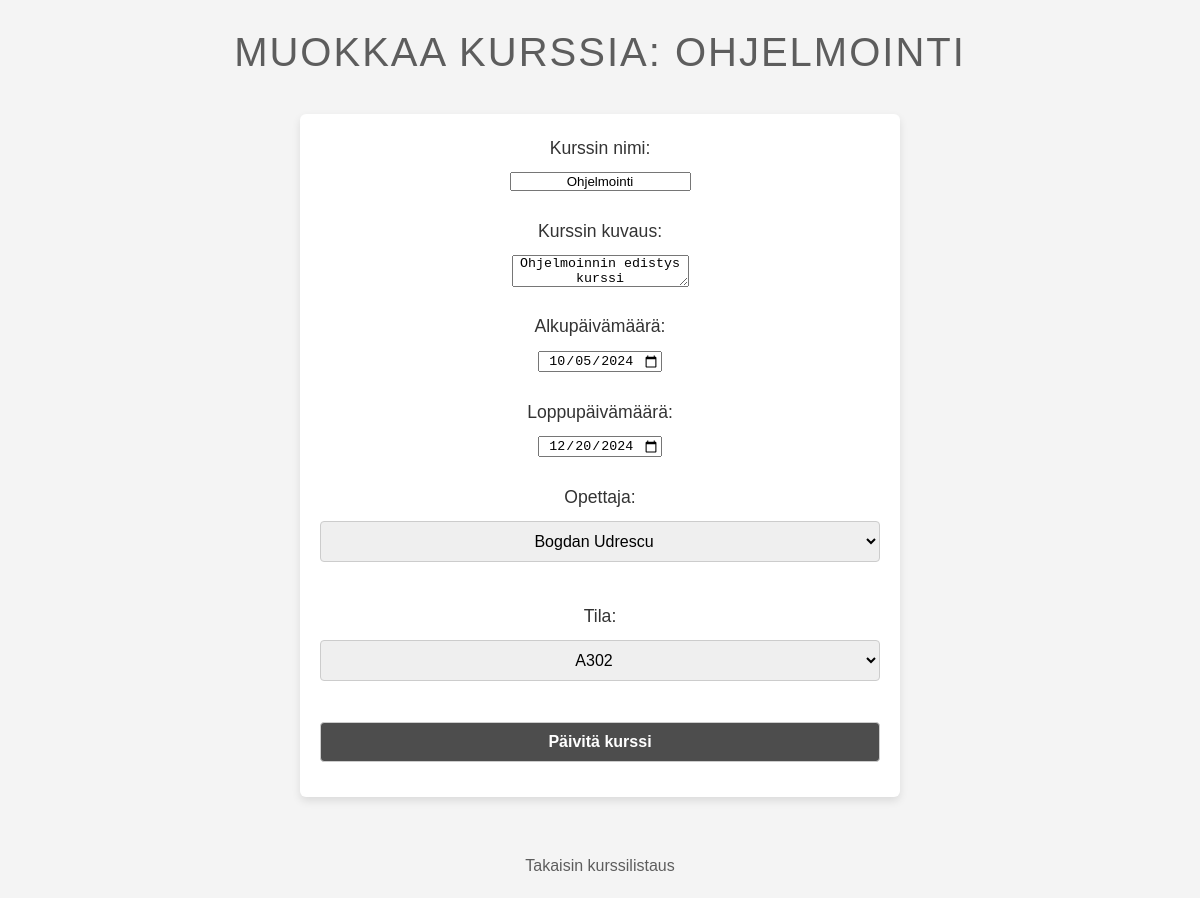
Page /edit_kurssi.php?id=4 on the committed database.
### tables this page shows
CREATE TABLE `kurssit` (
  `tunnus` int(11) NOT NULL,
  `nimi` varchar(100) NOT NULL,
  `kuvaus` text DEFAULT NULL,
  `alkupaiva` date DEFAULT NULL,
  `loppupaiva` date DEFAULT NULL,
  `opettaja_id` int(11) DEFAULT NULL,
  `tila_id` int(11) DEFAULT NULL
);

CREATE TABLE `opettajat` (
  `tunnusnumero` int(11) NOT NULL,
  `etunimi` varchar(50) NOT NULL,
  `sukunimi` varchar(50) NOT NULL,
  `aine` varchar(100) NOT NULL
);

CREATE TABLE `tilat` (
  `tunnus` int(11) NOT NULL,
  `nimi` varchar(50) NOT NULL,
  `kapasiteetti` int(11) NOT NULL
);

### edit_kurssi.php (the view, shortened to what this page needs)
<?php
include 'config.php';
if (isset($_GET['id'])) {
    $tunnus = $_GET['id'];
    $stmt = $conn->prepare("SELECT * FROM Kurssit WHERE tunnus = :tunnus");
    $stmt->execute(['tunnus' => $tunnus]);
    $kurssi = $stmt->fetch();
} else {
    echo "Kurssin tunnus puuttuu.";
    exit;
}
$opettajatStmt = $conn->prepare("SELECT * FROM Opettajat");
$opettajatStmt->execute();
$opettajat = $opettajatStmt->fetchAll();
$tilatStmt = $conn->prepare("SELECT * FROM Tilat");
$tilatStmt->execute();
$tilat = $tilatStmt->fetchAll();
?>
<!DOCTYPE html>
<html lang="fi">
<head>
</head>
<body>
    <h1>Muokkaa kurssia: <?= htmlspecialchars($kurssi['nimi']) ?></h1>
    <form method="POST">
        <label for="nimi">Kurssin nimi:</label>
        <input type="text" id="nimi" name="nimi" value="<?= htmlspecialchars($kurssi['nimi']) ?>" required><br><br>
        <label for="kuvaus">Kurssin kuvaus:</label>
        <textarea id="kuvaus" name="kuvaus" required><?= htmlspecialchars($kurssi['kuvaus']) ?></textarea><br><br>
        <label for="alkupaiva">Alkupäivämäärä:</label>
        <input type="date" id="alkupaiva" name="alkupaiva" value="<?= htmlspecialchars($kurssi['alkupaiva']) ?>" required><br><br>
        <label for="loppupaiva">Loppupäivämäärä:</label>
        <input type="date" id="loppupaiva" name="loppupaiva" value="<?= htmlspecialchars($kurssi['loppupaiva']) ?>" required><br><br>
        <label for="opettaja_id">Opettaja:</label>
        <select id="opettaja_id" name="opettaja_id" required>
            <?php foreach ($opettajat as $opettaja): ?>
                <option value="<?= $opettaja['tunnusnumero'] ?>" <?= $opettaja['tunnusnumero'] == $kurssi['opettaja_id'] ? 'selected' : '' ?>>
                    <?= $opettaja['etunimi'] ?> <?= $opettaja['sukunimi'] ?>
                </option>
            <?php endforeach; ?>
        </select><br><br>
        <label for="tila_id">Tila:</label>
        <select id="tila_id" name="tila_id" required>
            <?php foreach ($tilat as $tila): ?>
                <option value="<?= $tila['tunnus'] ?>" <?= $tila['tunnus'] == $kurssi['tila_id'] ? 'selected' : '' ?>>
                    <?= $tila['nimi'] ?>
                </option>
            <?php endforeach; ?>
        </select><br><br>
        <input type="submit" value="Päivitä kurssi">
    </form>
    <br>
    <a href="kurssit.php">Takaisin kurssilistaus</a>
</body>
</html>

### style.css (style rules this page uses)
* { margin: 0; padding: 0; box-sizing: border-box; text-align: center; list-style-type: none; }
body { font-family: Arial, sans-serif; line-height: 1.6; background-color: #f4f4f4; color: #333; padding: 20px; }
h1 { text-align: center; margin-bottom: 20px; color: #5d5d5d; font-size: 2.5rem; text-transform: uppercase; font-weight: normal; letter-spacing: 2px; }
a { color: #5d5d5d; text-decoration: none; padding: 8px 12px; border-radius: 4px; transition: background-color 0.3s ease, color 0.3s ease; }
form { max-width: 600px; margin: 30px auto; background-color: #fff; padding: 20px; border-radius: 6px; box-shadow: 0px 4px 8px rgba(0, 0, 0, 0.1); }
form label { font-size: 1.1rem; margin-bottom: 10px; display: block; color: #333; }
form select, form input[type="submit"] { width: 100%; padding: 10px; margin-bottom: 15px; border: 1px solid #ccc; border-radius: 4px; font-size: 1rem; }
form input[type="submit"] { background-color: #4d4d4d; color: white; cursor: pointer; font-weight: bold; }

### rows in the picture
kurssit: nimi "OHJELMOINTI", nimi "Ohjelmointi", kuvaus "Ohjelmoinnin edistys kurssi", alkupaiva "10/05/2024", loppupaiva "12/20/2024", opettaja_id "Bogdan Udrescu", tila_id "A302"
